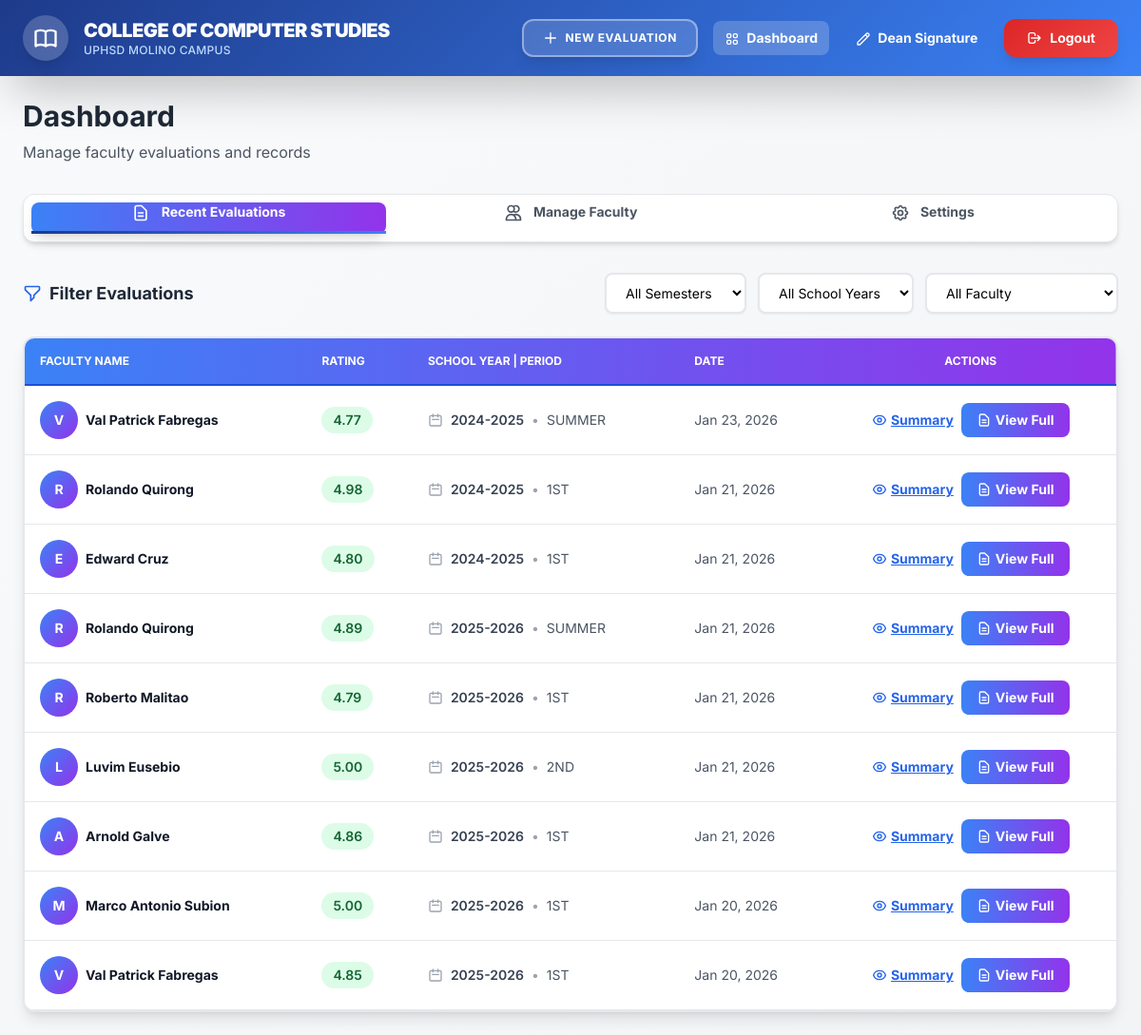
Page /admin/dashboard.php (signed in) on the committed database.
### tables this page shows
CREATE TABLE `evaluations` (
  `id` int(11) NOT NULL,
  `faculty_name` varchar(255) NOT NULL,
  `semester` varchar(20) DEFAULT NULL,
  `school_year` varchar(20) DEFAULT NULL,
  `total_units` int(11) DEFAULT NULL,
  `subject_handled` varchar(255) DEFAULT NULL,
  `days` varchar(100) DEFAULT NULL,
  `time` varchar(100) DEFAULT NULL,
  `sec1_avg` decimal(5,3) DEFAULT NULL,
  `sec2_avg` decimal(5,3) DEFAULT NULL,
  `sec3_avg` decimal(5,3) DEFAULT NULL,
  `sec4_avg` decimal(5,3) DEFAULT NULL,
  `sec5_avg` decimal(5,3) DEFAULT NULL,
  `total_points` int(11) DEFAULT NULL,
  `overall_rating` decimal(5,2) DEFAULT NULL,
  `additional_comments` text DEFAULT NULL,
  `official_complaint` varchar(10) DEFAULT NULL,
  `exceptional_performance` varchar(10) DEFAULT NULL,
  `date_submitted` datetime DEFAULT current_timestamp(),
  `dean_signature_path` varchar(255) DEFAULT NULL,
  `dean_signature_date` date DEFAULT NULL,
  `faculty_signature_path` varchar(255) DEFAULT NULL,
  `faculty_signature_date` date DEFAULT NULL
);

### admin/dashboard.php (the view, shortened to what this page needs)
<?php
include '../includes/header.php';
$view = $_GET['view'] ?? 'evaluations';
$records_per_page = 10;
$current_page = isset($_GET['page']) ? max(1, intval($_GET['page'])) : 1;
$offset = ($current_page - 1) * $records_per_page;
?>
<div class="max-w-7xl mx-auto p-3 sm:p-6">
    <div class="mb-8">
        <h1 class="text-3xl font-bold text-gray-800 mb-2">Dashboard</h1>
        <p class="text-gray-600">Manage faculty evaluations and records</p>
    </div>
    <div class="flex flex-col sm:flex-row gap-2 mb-8 bg-white p-2 rounded-xl shadow-md border border-gray-200">
        <a href="dashboard.php?view=evaluations" class="tab-link <?php echo $view == 'evaluations' ? 'active' : ''; ?> flex-1 pb-3 px-3 sm:px-6 font-bold text-xs sm:text-sm rounded-lg transition-all text-center <?php echo $view == 'evaluations' ? 'bg-gradient-to-r from-blue-500 to-purple-600 text-white shadow-lg' : 'text-gray-600 hover:bg-gray-100'; ?>">
            <svg class="w-5 h-5 inline mr-2" fill="none" stroke="currentColor" viewBox="0 0 24 24">
                <path stroke-linecap="round" stroke-linejoin="round" stroke-width="2" d="M9 12h6m-6 4h6m2 5H7a2 2 0 01-2-2V5a2 2 0 012-2h5.586a1 1 0 01.707.293l5.414 5.414a1 1 0 01.293.707V19a2 2 0 01-2 2z"></path>
            </svg>
            Recent Evaluations
        </a>
        <a href="dashboard.php?view=faculty" class="tab-link <?php echo $view == 'faculty' ? 'active' : ''; ?> flex-1 pb-3 px-3 sm:px-6 font-bold text-xs sm:text-sm rounded-lg transition-all text-center <?php echo $view == 'faculty' ? 'bg-gradient-to-r from-blue-500 to-purple-600 text-white shadow-lg' : 'text-gray-600 hover:bg-gray-100'; ?>">
            <svg class="w-5 h-5 inline mr-2" fill="none" stroke="currentColor" viewBox="0 0 24 24">
                <path stroke-linecap="round" stroke-linejoin="round" stroke-width="2" d="M12 4.354a4 4 0 110 5.292M15 21H3v-1a6 6 0 0112 0v1zm0 0h6v-1a6 6 0 00-9-5.197M13 7a4 4 0 11-8 0 4 4 0 018 0z"></path>
            </svg>
            Manage Faculty
        </a>
        <a href="dashboard.php?view=settings" class="tab-link <?php echo $view == 'settings' ? 'active' : ''; ?> flex-1 pb-3 px-3 sm:px-6 font-bold text-xs sm:text-sm rounded-lg transition-all text-center <?php echo $view == 'settings' ? 'bg-gradient-to-r from-blue-500 to-purple-600 text-white shadow-lg' : 'text-gray-600 hover:bg-gray-100'; ?>">
            Settings
        </a>
    </div>
    <?php if ($view == 'evaluations'): ?>
        <div class="flex flex-col sm:flex-row sm:justify-between sm:items-center gap-4 mb-6 dashboard-card">
            <div class="flex items-center gap-2">
                <h2 class="font-bold text-gray-800 text-lg">Filter Evaluations</h2>
            </div>
            <form method="GET" class="flex flex-col sm:flex-row items-stretch sm:items-center gap-3">
                <select name="semester" onchange="this.form.submit()" class="text-sm border-2 border-gray-200 rounded-lg px-4 py-2.5 focus:ring-2 focus:ring-blue-500 focus:border-blue-500 outline-none transition bg-white shadow-sm hover:border-blue-300">
                    <option value="">All Semesters</option>
                </select>
                <select name="school_year" onchange="this.form.submit()" class="text-sm border-2 border-gray-200 rounded-lg px-4 py-2.5 focus:ring-2 focus:ring-blue-500 focus:border-blue-500 outline-none transition bg-white shadow-sm hover:border-blue-300">
                    <option value="">All School Years</option>
                </select>
                <select name="faculty_name" onchange="this.form.submit()" class="text-sm border-2 border-gray-200 rounded-lg px-4 py-2.5 focus:ring-2 focus:ring-blue-500 focus:border-blue-500 outline-none transition bg-white shadow-sm hover:border-blue-300">
                    <option value="">All Faculty</option>
                </select>
            </form>
        </div>
        <div class="bg-white rounded-xl shadow-lg overflow-hidden border-2 border-gray-200 dashboard-card">
            <div class="overflow-x-auto">
            <table class="w-full text-left border-collapse text-sm min-w-[640px]">
                <thead>
                    <tr class="bg-gradient-to-r from-blue-500 to-purple-600 text-white font-bold uppercase text-xs">
                        <th class="p-3 sm:p-4 border-b-2 border-blue-700">Faculty Name</th>
                        <th class="p-3 sm:p-4 border-b-2 border-blue-700">Rating</th>
                        <th class="p-3 sm:p-4 border-b-2 border-blue-700">School Year | Period</th>
                        <th class="p-3 sm:p-4 border-b-2 border-blue-700 hidden sm:table-cell">Date</th>
                        <th class="p-3 sm:p-4 text-center border-b-2 border-blue-700">Actions</th>
                    </tr>
                </thead>
                <tbody>
                    <?php
                    $conditions = [];
                    $where = !empty($conditions) ? "WHERE " . implode(" AND ", $conditions) : "";
                    $sql = "SELECT * FROM evaluations $where ORDER BY date_submitted DESC LIMIT $records_per_page OFFSET $offset";
                    $res = $conn->query($sql);
                    while($row = $res->fetch_assoc()):
                        $rating = $row['overall_rating'];
                        $ratingClass = $rating >= 4.5 ? 'rating-excellent' : ($rating >= 3.5 ? 'rating-good' : ($rating >= 2.5 ? 'rating-average' : 'rating-poor'));
                    ?>
                    <tr class="border-b border-gray-200 hover:bg-blue-50 transition-colors">
                        <td class="p-3 sm:p-4">
                            <div class="flex items-center gap-2">
                                <div class="w-8 h-8 sm:w-10 sm:h-10 bg-gradient-to-br from-blue-500 to-purple-600 rounded-full flex items-center justify-center text-white font-bold text-xs sm:text-sm">
                                    <?php echo strtoupper(substr($row['faculty_name'], 0, 1)); ?>
                                </div>
                                <span class="font-bold text-gray-900 text-xs sm:text-sm"><?php echo htmlspecialchars($row['faculty_name']); ?></span>
                            </div>
                        </td>
                        <td class="p-3 sm:p-4">
                            <span class="rating-badge <?php echo $ratingClass; ?>">
                                <?php echo number_format($row['overall_rating'], 2); ?>
                            </span>
                        </td>
                        <td class="p-3 sm:p-4 text-sm">
                            <div class="flex items-center gap-1 sm:gap-2">
                                <svg class="w-4 h-4 text-gray-400 hidden sm:block" fill="none" stroke="currentColor" viewBox="0 0 24 24">
                                    <path stroke-linecap="round" stroke-linejoin="round" stroke-width="2" d="M8 7V3m8 4V3m-9 8h10M5 21h14a2 2 0 002-2V7a2 2 0 00-2-2H5a2 2 0 00-2 2v12a2 2 0 002 2z"></path>
                                </svg>
                                <span class="font-semibold text-gray-700 text-xs sm:text-sm"><?php echo $row['school_year'] ?? 'N/A'; ?></span>
                                <span class="text-gray-400">•</span>
                                <span class="text-gray-600 text-xs sm:text-sm"><?php echo $row['semester'] ?? 'N/A'; ?></span>
                            </div>
                        </td>
                        <td class="p-3 sm:p-4 text-gray-600 text-sm hidden sm:table-cell">
                            <?php echo date('M d, Y', strtotime($row['date_submitted'])); ?>
                        </td>
                        <td class="p-3 sm:p-4 text-center">
                            <div class="flex flex-col sm:flex-row items-center justify-center gap-2">
                                <a href="view_evaluation.php?id=<?php echo $row['id']; ?>"
                                class="text-blue-600 hover:text-blue-800 text-xs sm:text-sm font-bold underline transition flex items-center gap-1">
                                    Summary
                                </a>
                                <a href="full_evaluation.php?id=<?php echo $row['id']; ?>"
                                class="bg-gradient-to-r from-blue-500 to-purple-600 text-white px-3 sm:px-4 py-2 rounded-lg text-xs sm:text-sm hover:shadow-lg transition font-bold flex items-center gap-1 whitespace-nowrap">
                                    <svg class="w-4 h-4" fill="none" stroke="currentColor" viewBox="0 0 24 24">
                                        <path stroke-linecap="round" stroke-linejoin="round" stroke-width="2" d="M9 12h6m-6 4h6m2 5H7a2 2 0 01-2-2V5a2 2 0 012-2h5.586a1 1 0 01.707.293l5.414 5.414a1 1 0 01.293.707V19a2 2 0 01-2 2z"></path>
                                    </svg>
                                    View Full
                                </a>
                            </div>
                        </td>
                    </tr>
                    <?php endwhile; ?>
                </tbody>
            </table>
            </div>
        </div>
    <?php endif; ?>
</div>

### includes/header.php (style rules this page uses)
body { font-family: 'Inter', sans-serif; }

### admin/dashboard.php (style rules this page uses)
.tab-link { position: relative; transition: all 0.3s ease; }
.tab-link::before { content: ''; position: absolute; bottom: 0; left: 0; width: 0; height: 3px; background: linear-gradient(135deg, #1e3a8a 0%, #3b82f6 100%); transition: width 0.3s ease; }
.tab-link.active::before { width: 100%; }
.dashboard-card { animation: slideInUp 0.5s ease-out; }
.rating-badge { display: inline-flex; align-items: center; justify-content: center; padding: 4px 12px; border-radius: 9999px; font-weight: 600; font-size: 0.875rem; }
.rating-excellent { background: #dcfce7; color: #166534; }

### rows in the picture
evaluations: faculty_name "V", faculty_name "Val Patrick Fabregas", overall_rating "4.77", school_year "2024-2025", semester "SUMMER", date_submitted "Jan 23, 2026"
evaluations: faculty_name "R", faculty_name "Rolando Quirong", overall_rating "4.98", school_year "2024-2025", semester "1ST", date_submitted "Jan 21, 2026"
evaluations: faculty_name "E", faculty_name "Edward Cruz", overall_rating "4.80", school_year "2024-2025", semester "1ST", date_submitted "Jan 21, 2026"
evaluations: faculty_name "R", faculty_name "Rolando Quirong", overall_rating "4.89", school_year "2025-2026", semester "SUMMER", date_submitted "Jan 21, 2026"
evaluations: faculty_name "R", faculty_name "Roberto Malitao", overall_rating "4.79", school_year "2025-2026", semester "1ST", date_submitted "Jan 21, 2026"
evaluations: faculty_name "L", faculty_name "Luvim Eusebio", overall_rating "5.00", school_year "2025-2026", semester "2ND", date_submitted "Jan 21, 2026"
evaluations: faculty_name "A", faculty_name "Arnold Galve", overall_rating "4.86", school_year "2025-2026", semester "1ST", date_submitted "Jan 21, 2026"
evaluations: faculty_name "M", faculty_name "Marco Antonio Subion", overall_rating "5.00", school_year "2025-2026", semester "1ST", date_submitted "Jan 20, 2026"
evaluations: faculty_name "V", faculty_name "Val Patrick Fabregas", overall_rating "4.85", school_year "2025-2026", semester "1ST", date_submitted "Jan 20, 2026"
